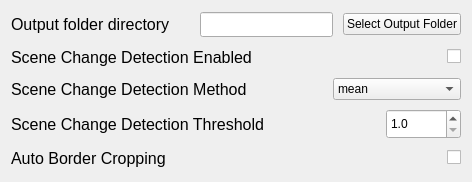
                           <widget class="QWidget" name="scrollAreaWidgetContents_3">
                            <property name="geometry">
                             <rect>
                              <x>0</x>
                              <y>0</y>
                              <width>472</width>
                              <height>182</height>
                             </rect>
                            </property>
                            <layout class="QVBoxLayout" name="verticalLayout_25">
                             <item>
                              <widget class="QWidget" name="outputFileLocationContianer" native="true">
                               <layout class="QHBoxLayout" name="horizontalLayout_19">
                                <property name="spacing">
                                 <number>10</number>
                                </property>
                                <property name="leftMargin">
                                 <number>0</number>
                                </property>
                                <property name="topMargin">
                                 <number>0</number>
                                </property>
                                <property name="rightMargin">
                                 <number>0</number>
                                </property>
                                <property name="bottomMargin">
                                 <number>0</number>
                                </property>
                                <item>
                                 <widget class="QLabel" name="encoderLabel_3">
                                  <property name="font">
                                   <font>
                                    <pointsize>12</pointsize>
                                   </font>
                                  </property>
                                  <property name="text">
                                   <string>Output folder directory</string>
                                  </property>
                                 </widget>
                                </item>
                                <item>
                                 <spacer name="horizontalSpacer_11">
                                  <property name="orientation">
                                   <enum>Qt::Orientation::Horizontal</enum>
                                  </property>
                                  <property name="sizeType">
                                   <enum>QSizePolicy::Policy::Minimum</enum>
                                  </property>
                                  <property name="sizeHint" stdset="0">
                                   <size>
                                    <width>20</width>
                                    <height>20</height>
                                   </size>
                                  </property>
                                 </spacer>
                                </item>
                                <item>
                                 <widget class="QLineEdit" name="output_folder_location">
                                  <property name="minimumSize">
                                   <size>
                                    <width>0</width>
                                    <height>25</height>
                                   </size>
                                  </property>
                                 </widget>
                                </item>
                                <item>
                                 <widget class="QPushButton" name="select_output_folder_location_btn">
                                  <property name="text">
                                   <string>Select Output Folder</string>
                                  </property>
                                 </widget>
                                </item>
                               </layout>
                              </widget>
                             </item>
                             <item>
                              <widget class="QWidget" name="sceneChangeDetectionSettingContainer" native="true">
                               <layout class="QHBoxLayout" name="horizontalLayout_17">
                                <property name="spacing">
                                 <number>10</number>
                                </property>
                                <property name="leftMargin">
                                 <number>0</number>
                                </property>
                                <property name="topMargin">
                                 <number>0</number>
                                </property>
                                <property name="rightMargin">
                                 <number>0</number>
                                </property>
                                <property name="bottomMargin">
                                 <number>0</number>
                                </property>
                                <item>
                                 <widget class="QLabel" name="label_20">
                                  <property name="font">
                                   <font>
                                    <pointsize>12</pointsize>
                                   </font>
                                  </property>
                                  <property name="text">
                                   <string>Scene Change Detection Enabled</string>
                                  </property>
                                 </widget>
                                </item>
                                <item>
                                 <spacer name="horizontalSpacer_3">
                                  <property name="orientation">
                                   <enum>Qt::Orientation::Horizontal</enum>
                                  </property>
                                  <property name="sizeHint" stdset="0">
                                   <size>
                                    <width>40</width>
                                    <height>20</height>
                                   </size>
                                  </property>
                                 </spacer>
                                </item>
                                <item>
                                 <widget class="QLabel" name="label_24">
                                  <property name="maximumSize">
                                   <size>
                                    <width>25</width>
                                    <height>25</height>
                                   </size>
                                  </property>
                                  <property name="toolTip">
                                   <string>&lt;html&gt;&lt;head/&gt;&lt;body&gt;&lt;p&gt;&lt;span style=&quot; font-weight:700;&quot;&gt;Scene Change Detection Enabled:&lt;/span&gt;&lt;/p&gt;&lt;p&gt;- Enabled: Attempts to detect when scenes change in a video. &lt;/p&gt;&lt;p&gt;   When running an interpolation, it will avoide interpolating over these scene changes.&lt;/p&gt;&lt;/body&gt;&lt;/html&gt;</string>
                                  </property>
                                  <property name="text">
                                   <string/>
                                  </property>
                                  <property name="pixmap">
                                   <pixmap resource="resources.qrc">:/icons/icons/info.svg</pixmap>
                                  </property>
                                  <property name="scaledContents">
                                   <bool>true</bool>
                                  </property>
                                 </widget>
                                </item>
                                <item>
                                 <widget class="QCheckBox" name="scene_change_detection_enabled">
                                  <property name="text">
                                   <string/>
                                  </property>
                                 </widget>
                                </item>
                               </layout>
                              </widget>
                             </item>
                             <item>
                              <widget class="QWidget" name="widget_12" native="true">
                               <layout class="QHBoxLayout" name="horizontalLayout_27">
                                <property name="spacing">
                                 <number>10</number>
                                </property>
                                <property name="leftMargin">
                                 <number>0</number>
                                </property>
                                <property name="topMargin">
                                 <number>0</number>
                                </property>
                                <property name="rightMargin">
                                 <number>0</number>
                                </property>
                                <property name="bottomMargin">
                                 <number>0</number>
                                </property>
                                <item>
                                 <widget class="QLabel" name="label_37">
                                  <property name="font">
                                   <font>
                                    <pointsize>12</pointsize>
                                   </font>
                                  </property>
                                  <property name="text">
                                   <string>Scene Change Detection Method</string>
                                  </property>
                                 </widget>
                                </item>
                                <item>
                                 <spacer name="horizontalSpacer_13">
                                  <property name="orientation">
                                   <enum>Qt::Orientation::Horizontal</enum>
                                  </property>
                                  <property name="sizeHint" stdset="0">
                                   <size>
                                    <width>305</width>
                                    <height>20</height>
                                   </size>
                                  </property>
                                 </spacer>
                                </item>
                                <item>
                                 <widget class="QLabel" name="label_38">
                                  <property name="maximumSize">
                                   <size>
                                    <width>25</width>
                                    <height>25</height>
                                   </size>
                                  </property>
                                  <property name="toolTip">
                                   <string>&lt;html&gt;&lt;head/&gt;&lt;body&gt;&lt;p&gt;&lt;span style=&quot; font-weight:700;&quot;&gt;Scene Change Detection Method&lt;/span&gt;&lt;/p&gt;&lt;p&gt;- mean: fastest, least accurate&lt;/p&gt;&lt;p&gt;- mean (segmented): fast, prone to overdetection&lt;/p&gt;&lt;p&gt;- pyscenedetect: slow, accuate &lt;span style=&quot; font-weight:700;&quot;&gt;(Recommended)&lt;/span&gt;&lt;/p&gt;&lt;/body&gt;&lt;/html&gt;</string>
                                  </property>
                                  <property name="text">
                                   <string/>
                                  </property>
                                  <property name="pixmap">
                                   <pixmap resource="resources.qrc">:/icons/icons/info.svg</pixmap>
                                  </property>
                                  <property name="scaledContents">
                                   <bool>true</bool>
                                  </property>
                                 </widget>
                                </item>
                                <item>
                                 <widget class="QComboBox" name="scene_change_detection_method">
                                  <item>
                                   <property name="text">
                                    <string>mean</string>
                                   </property>
                                  </item>
                                  <item>
                                   <property name="text">
                                    <string>mean_segmented</string>
                                   </property>
                                  </item>
                                  <item>
                                   <property name="text">
                                    <string>pyscenedetect</string>
                                   </property>
                                  </item>
                                 </widget>
                                </item>
                               </layout>
                              </widget>
                             </item>
                             <item>
                              <widget class="QWidget" name="widget_7" native="true">
                               <layout class="QHBoxLayout" name="horizontalLayout_14">
                                <property name="spacing">
                                 <number>10</number>
                                </property>
                                <property name="leftMargin">
                                 <number>0</number>
                                </property>
                                <property name="topMargin">
                                 <number>0</number>
                                </property>
                                <property name="rightMargin">
                                 <number>0</number>
                                </property>
                                <property name="bottomMargin">
                                 <number>0</number>
                                </property>
                                <item>
                                 <widget class="QLabel" name="label_30">
                                  <property name="font">
                                   <font>
                                    <pointsize>12</pointsize>
                                   </font>
                                  </property>
                                  <property name="text">
                                   <string>Scene Change Detection Threshold</string>
                                  </property>
                                 </widget>
                                </item>
                                <item>
                                 <spacer name="horizontalSpacer_6">
                                  <property name="orientation">
                                   <enum>Qt::Orientation::Horizontal</enum>
                                  </property>
                                  <property name="sizeHint" stdset="0">
                                   <size>
                                    <width>305</width>
                                    <height>20</height>
                                   </size>
                                  </property>
                                 </spacer>
                                </item>
                                <item>
                                 <widget class="QLabel" name="label_31">
                                  <property name="maximumSize">
                                   <size>
                                    <width>25</width>
                                    <height>25</height>
                                   </size>
                                  </property>
                                  <property name="toolTip">
                                   <string>&lt;html&gt;&lt;head/&gt;&lt;body&gt;&lt;p&gt;&lt;span style=&quot; font-weight:700;&quot;&gt;Scene Change Detection Threshold&lt;/span&gt;&lt;/p&gt;&lt;p&gt; - Lower number: &lt;span style=&quot; font-weight:700;&quot;&gt;higher&lt;/span&gt; chance of detecting scene changes, with risk of &lt;span style=&quot; font-weight:700;&quot;&gt;overdetection&lt;/span&gt;.&lt;/p&gt;&lt;p&gt; - Higher number: &lt;span style=&quot; font-weight:700;&quot;&gt;lower &lt;/span&gt;chance of detecting scene changes, with risk of &lt;span style=&quot; font-weight:700;&quot;&gt;underdetection.&lt;/span&gt;&lt;/p&gt;&lt;p&gt;   - &lt;span style=&quot; font-weight:700;&quot;&gt;Recommended: &lt;/span&gt;2-3 for real life, 4 for animation.&lt;/p&gt;&lt;/body&gt;&lt;/html&gt;</string>
                                  </property>
                                  <property name="text">
                                   <string/>
                                  </property>
                                  <property name="pixmap">
                                   <pixmap resource="resources.qrc">:/icons/icons/info.svg</pixmap>
                                  </property>
                                  <property name="scaledContents">
                                   <bool>true</bool>
                                  </property>
                                 </widget>
                                </item>
                                <item>
                                 <widget class="QDoubleSpinBox" name="scene_change_detection_threshold">
                                  <property name="minimumSize">
                                   <size>
                                    <width>75</width>
                                    <height>30</height>
                                   </size>
                                  </property>
                                  <property name="decimals">
                                   <number>1</number>
                                  </property>
                                  <property name="minimum">
                                   <double>1.000000000000000</double>
                                  </property>
                                  <property name="maximum">
                                   <double>10.000000000000000</double>
                                  </property>
                                 </widget>
                                </item>
                               </layout>
                              </widget>
                             </item>
                             <item>
                              <widget class="QWidget" name="widget_9" native="true">
                               <layout class="QHBoxLayout" name="horizontalLayout_25">
                                <property name="spacing">
                                 <number>6</number>
                                </property>
                                <property name="leftMargin">
                                 <number>0</number>
                                </property>
                                <property name="topMargin">
                                 <number>0</number>
                                </property>
                                <property name="rightMargin">
                                 <number>0</number>
                                </property>
                                <property name="bottomMargin">
                                 <number>0</number>
                                </property>
                                <item>
                                 <widget class="QLabel" name="label_48">
                                  <property name="font">
                                   <font>
                                    <pointsize>12</pointsize>
                                   </font>
                                  </property>
                                  <property name="text">
                                   <string>Auto Border Cropping</string>
                                  </property>
                                 </widget>
                                </item>
                                <item>
                                 <spacer name="horizontalSpacer_10">
                                  <property name="orientation">
                                   <enum>Qt::Orientation::Horizontal</enum>
                                  </property>
                                  <property name="sizeHint" stdset="0">
                                   <size>
                                    <width>468</width>
                                    <height>20</height>
                                   </size>
                                  </property>
                                 </spacer>
                                </item>
                                <item>
                                 <widget class="QLabel" name="label_47">
                                  <property name="maximumSize">
                                   <size>
                                    <width>25</width>
                                    <height>25</height>
                                   </size>
                                  </property>
                                  <property name="toolTip">
                                   <string>&lt;html&gt;&lt;head/&gt;&lt;body&gt;&lt;p&gt;&lt;span style=&quot; font-weight:700;&quot;&gt;Audo Border Cropping:&lt;/span&gt;&lt;/p&gt;&lt;p&gt;- Will automatically remove black bars if they are present throughout a video, can increase performance.&lt;/p&gt;&lt;/body&gt;&lt;/html&gt;</string>
                                  </property>
                                  <property name="text">
                                   <string/>
                                  </property>
                                  <property name="pixmap">
                                   <pixmap resource="resources.qrc">:/icons/icons/info.svg</pixmap>
                                  </property>
                                  <property name="scaledContents">
                                   <bool>true</bool>
                                  </property>
                                 </widget>
                                </item>
                                <item>
                                 <widget class="QCheckBox" name="auto_border_cropping">
                                  <property name="text">
                                   <string/>
                                  </property>
                                 </widget>
                                </item>
                               </layout>
                              </widget>
                             </item>
                            </layout>
                           </widget>
